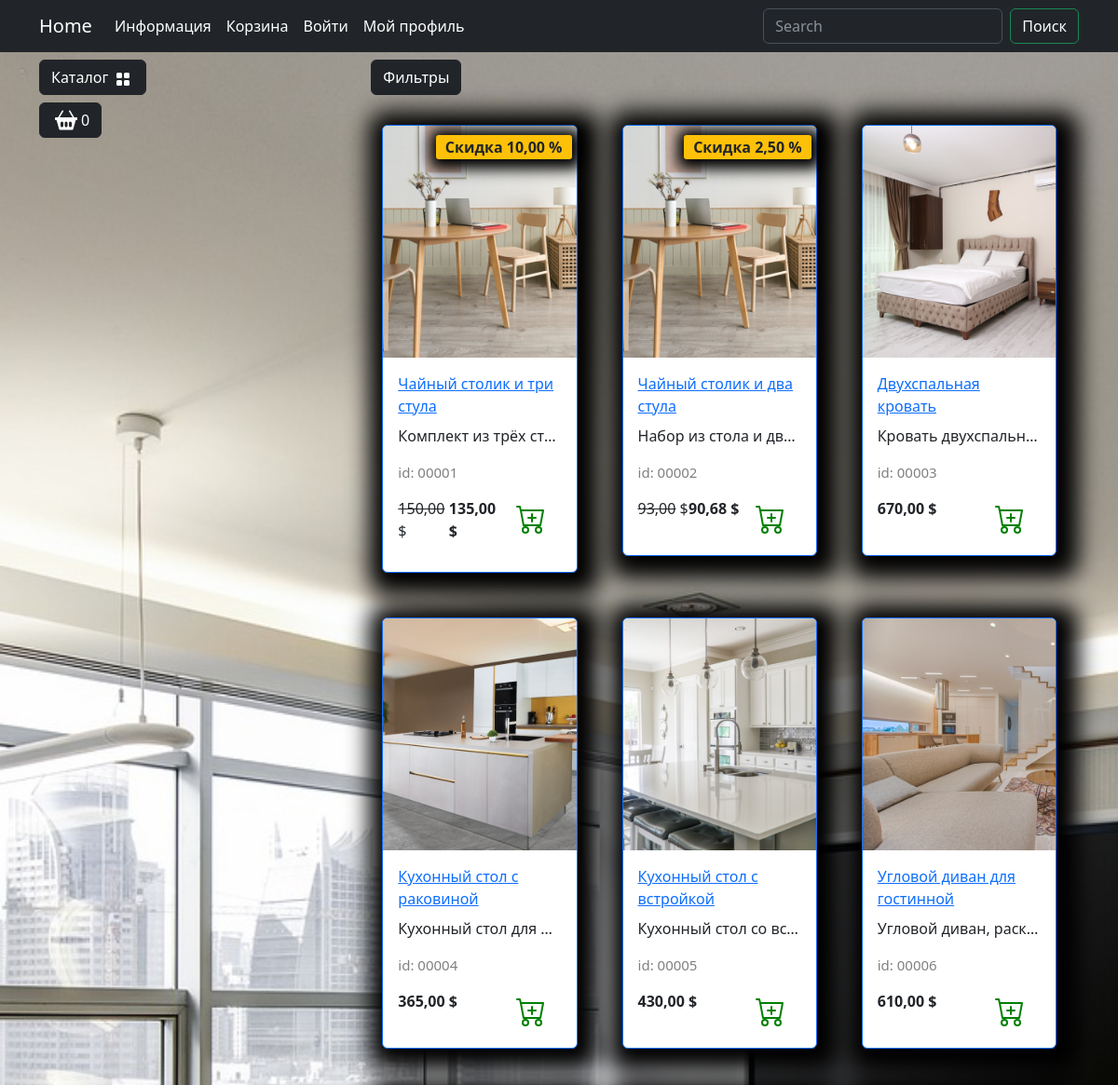
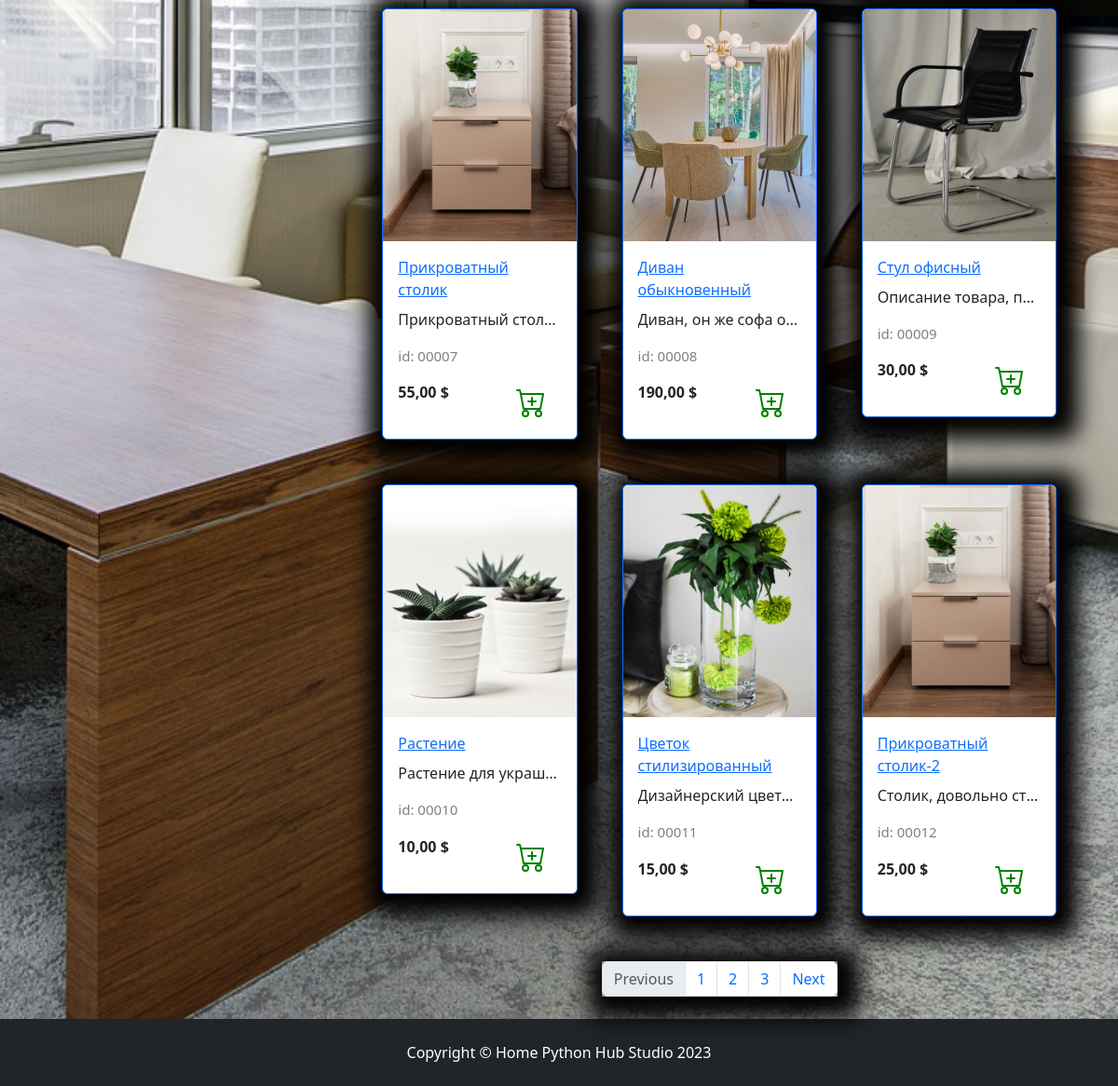
Page /catalog/ on the committed database (2 pictures, top to bottom).
### goods/models.py (models this page shows, shortened)
class Products(models.Model):
    name = models.CharField(max_length=150, unique=True)
    slug = models.SlugField(max_length=200, unique=True, blank=True, null=True)
    description = models.TextField(blank=True, null=True)
    image = models.ImageField(upload_to='goods_images', blank=True, null=True)
    price = models.DecimalField(default=0.00, max_digits=7, decimal_places=2)
    discount = models.DecimalField(default=0.00, max_digits=4, decimal_places=2)
    quantity = models.PositiveIntegerField(default=0)
    category = models.ForeignKey(to=Categories, on_delete=models.CASCADE)
    class Meta:
        db_table = 'product'
        verbose_name = 'Продукт'
        verbose_name_plural = 'Продукты'
        ordering = ("id",)
    def display_id(self):
        return f'{self.id:05}'
    def sell_price(self):
        if self.discount:
            return round(self.price - (self.price * self.discount) / 100, 2)
        return self.price

### goods/views.py (the view)
# urls.py: path('', views.catalog, name='index'),
def catalog(request):
    goods = Products.objects.all()
    context = {
        'title': 'Home - Katalog',
        'goods': goods
    }
    return render(request, 'goods/catalog.html', context)

### goods/templates/goods/catalog.html (shortened to what this page needs)
{% extends 'main/base.html' %}
{% load static %}
{% block content %}
<div class="container">
    <div class="row mt-1">
        <div class="col-lg-2">
        </div>
        <div class="col-lg-10">
            <div class="row">
                <div class="dropdown mb-2">
                    <button class="btn btn-secondary dropdown-toggle btn-dark" type="button" data-bs-toggle="dropdown"
                            aria-expanded="false">
                        Фильтры
                    </button>
                </div>
                {% for product in goods %}
                <div class="col-lg-4 col-md-6 p-4">
                    <div class="card border-primary rounded custom-shadow">
                        {% if product.image %}
                        <img src="{{ product.image.url }}" class="card-img-top" alt="{{ product.name }}">
                        {% else %}
                        <img src="{% static 'deps/images/Not_found_image.png' %}" class="card-img-top" alt="...">
                        {% endif %}
                        <div class="card-body">
                            <a href="../goods/product.html">
                                <p class="card-title">{{ product.name }}</p>
                            </a>
                            <p class="card-text text-truncate">{{ product.description }}</p>
                            <p class="product_id">id: {{ product.display_id }}</p>
                            <div class="d-flex justify-content-between">
                                {% if product.discount %}
                                <p><s>{{ product.price }}</s> $</p>
                                <p><strong>{{ product.sell_price }} $</strong></p>
                                <span class="badge bg-warning text-dark">Скидка {{ product.discount }} %</span>
                                {% else %}
                                <p><strong>{{ product.price }} $</strong></p>
                                {% endif %}
                                <a href="#" class="btn add-to-cart">
                                    <img class="mx-1" src="{% static 'deps/icons/cart-plus.svg' %}" alt="Catalog Icon"
                                         width="32" height="32">
                                </a>
                            </div>
                        </div>
                    </div>
                </div>
                {% endfor %}
            </div>
            <nav aria-label="Page navigation example">
                <ul class="pagination justify-content-center my-4">
                    <div class="custom-shadow d-flex">
                        <li class="page-item disabled">
                            <a class="page-link">Previous</a>
                        </li>
                        <li class="page-item"><a class="page-link" href="#">1</a></li>
                        <li class="page-item"><a class="page-link" href="#">2</a></li>
                        <li class="page-item"><a class="page-link" href="#">3</a></li>
                        <li class="page-item">
                            <a class="page-link" href="#">Next</a>
                        </li>
                    </div>
                </ul>
            </nav>
        </div>
    </div>
</div>
{% endblock %}
{% block footer %}
<footer class="py-4 bg-dark">
    <div class="container">
        <p class="m-0 text-center text-white">Copyright &copy; Home Python Hub Studio 2023</p>
    </div>
</footer>
{% endblock %}

### main/templates/main/base.html (shortened to what this page needs)
{% load static %}
<!DOCTYPE html>
<html lang="en">
<head>
    <link rel="stylesheet" href='{% static "deps/css/bootstrap/bootstrap.min.css" %}'>
    <link rel="stylesheet" href='{% static "deps/css/my_css.css" %}'>
</head>
<body>
    <header>
        <nav class="navbar navbar-expand-lg bg-dark" data-bs-theme="dark">
            <div class="container">
                <a class="navbar-brand" href="{% url 'main:home' %}">Home</a>
                <div class="collapse navbar-collapse" id="navbarSupportedContent">
                    <ul class="navbar-nav me-auto mb-2 mb-lg-0">
                        <li class="nav-item dropdown ">
                            <a class="nav-link dropdown-toggle text-white" href="#" role="button"
                                data-bs-toggle="dropdown" aria-expanded="false">
                                Информация
                            </a>
                        </li>
                        <li class="nav-item">
                            <a class="nav-link  text-white" href="carts/cart.html">Корзина</a>
                        </li>
                        <li class="nav-item">
                            <a class="nav-link  text-white" href="users/login.html">Войти</a>
                        </li>
                        <li class="nav-item dropdown ">
                            <a class="nav-link dropdown-toggle text-white" href="#" role="button"
                                data-bs-toggle="dropdown" aria-expanded="false">
                                Мой профиль
                            </a>
                        </li>
                    </ul>
                    <form class="d-flex" role="search">
                        <input class="form-control me-2" type="search" placeholder="Search" aria-label="Search">
                        <button class="btn btn-outline-success text-white" type="submit">Поиск</button>
                    </form>
                </div>
            </div>
        </nav>
    </header>
    <section>
        <div class="container">
            <div class="row mt-1 position-fixed z-3">
                <div class="dropdown mb-2">
                    <button class="btn btn-secondary dropdown-toggle btn-dark" type="button" data-bs-toggle="dropdown"
                        aria-expanded="false">
                        Каталог
                        <img class="mx-1" src='{% static "deps/icons/grid-fill.svg" %}'  alt="Catalog Icon" width="16"
                            height="16">
                    </button>
                </div>
                <div>
                    <button type="button" class="btn btn-dark btn-secondary d-flex" id="modalButton"
                        aria-expanded="false">
                        <img class="mx-1" src='{% static "deps/icons/basket2-fill.svg" %}' alt="Catalog Icon" width="24"
                            height="24">
                        <span id="goods-in-cart-count">0</span>
                    </button>
                </div>
            </div>
        </div>
        <div class="container">
            <div class="row mt-1">
                <div class="col-lg-2">
                </div>
                <div class="col-lg-10">
                    {% block content %}
                    {% endblock %}
                </div>
            </div>
        </div>
    </section>
    {% block footer %}{% endblock %}
</body>
</html>

### static/deps/css/my_css.css (style rules this page uses)
body { background-image: url("../images/bg-image.jpg"); background-repeat: no-repeat; background-attachment: fixed; background-position: center center; background-size: cover; height: 100%; }
.dropdown-toggle::after { content: none; }
.custom-shadow { box-shadow: 5px 5px 25px 19px #000000; }
.product_id { color: gray; font-size: 15px; }
.badge.bg-warning.text-dark { position: absolute; top: 10px; right: 5px; z-index: 1; padding: 5px 10px; border-radius: 3px; font-size: 1rem; box-shadow: 2px 2px 15px 9px #000000; }

### rows in the picture
Products: image (picture), name "Чайный столик и три стула", description "Комплект из трёх ст…", display_id "00001", price "150,00", sell_price "135,00", discount "10,00"
Products: image (picture), name "Чайный столик и два стула", description "Набор из стола и дв…", display_id "00002", price "93,00", sell_price "90,68", discount "2,50"
Products: image (picture), name "Двухспальная кровать", description "Кровать двухспальн…", display_id "00003", price "670,00"
Products: image (picture), name "Кухонный стол с раковиной", description "Кухонный стол для…", display_id "00004", price "365,00"
Products: image (picture), name "Кухонный стол с встройкой", description "Кухонный стол со вс…", display_id "00005", price "430,00"
Products: image (picture), name "Угловой диван для гостинной", description "Угловой диван, раск…", display_id "00006", price "610,00"
Products: image (picture), name "Прикроватный столик", description "Прикроватный стол…", display_id "00007", price "55,00"
Products: image (picture), name "Диван обыкновенный", description "Диван, он же софа о…", display_id "00008", price "190,00"
Products: image (picture), name "Стул офисный", description "Описание товара, п…", display_id "00009", price "30,00"
Products: image (picture), name "Растение", description "Растение для украш…", display_id "00010", price "10,00"
Products: image (picture), name "Цветок стилизированный", description "Дизайнерский цвет…", display_id "00011", price "15,00"
Products: image (picture), name "Прикроватный столик-2", description "Столик, довольно ст…", display_id "00012", price "25,00"
